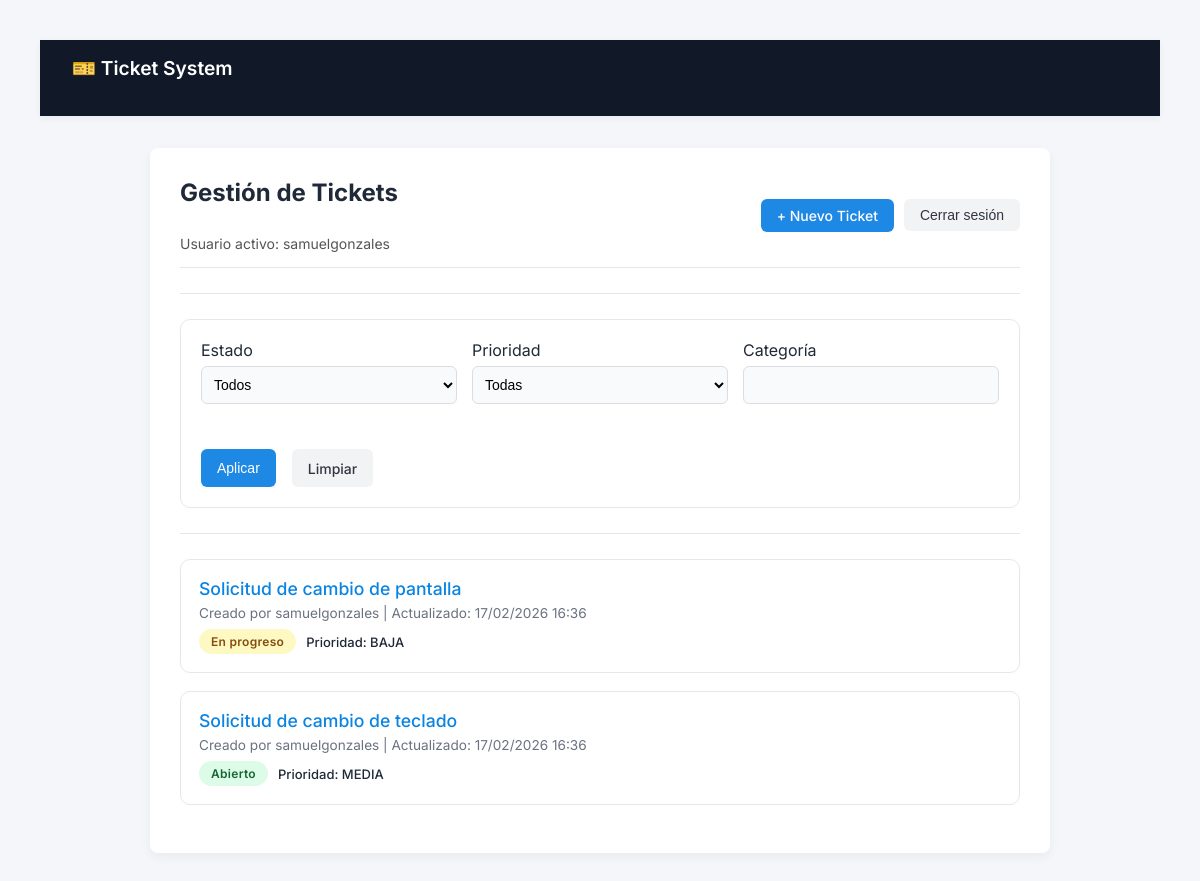
Screenshot of / (signed in) with the database file from the repository.
### tickets/models.py (models this page shows, shortened)
class Ticket(models.Model):
    class Estado(models.TextChoices):
        ABIERTO = 'ABIERTO', 'Abierto'
        EN_PROGRESO = 'EN_PROGRESO', 'En progreso'
        CERRADO = 'CERRADO', 'Cerrado'
    class Prioridad(models.TextChoices):
        BAJA = 'BAJA', 'Baja'
        MEDIA = 'MEDIA', 'Media'
        ALTA = 'ALTA', 'Alta'
    titulo = models.CharField(max_length=200)
    descripcion = models.TextField()
    categoria = models.CharField(max_length=100)
    prioridad = models.CharField(
        max_length=10,
        choices=Prioridad.choices,
        default=Prioridad.MEDIA
    )
    estado = models.CharField(
        max_length=20,
        choices=Estado.choices,
        default=Estado.ABIERTO
    )
    usuario = models.ForeignKey(
    User,
    on_delete=models.CASCADE,
    related_name='tickets',
    null=True,
    blank=True
    )
    created_at = models.DateTimeField(auto_now_add=True)
    updated_at = models.DateTimeField(auto_now=True)

### tickets/views.py (the view)
# urls.py: path('', views.ticket_list, name='ticket_list'),
@login_required
def ticket_list(request):
    if request.user.groups.filter(name='Administrador').exists():
        tickets = Ticket.objects.all()
    else:
        tickets = Ticket.objects.filter(usuario=request.user)
    estado = request.GET.get('estado')
    prioridad = request.GET.get('prioridad')
    categoria = request.GET.get('categoria')
    if estado:
        tickets = tickets.filter(estado=estado)
    if prioridad:
        tickets = tickets.filter(prioridad=prioridad)
    if categoria:
        tickets = tickets.filter(categoria__icontains=categoria)
    tickets = tickets.order_by('-updated_at')
    paginator = Paginator(tickets, 5)  # 5 tickets por página
    page_number = request.GET.get('page')
    page_obj = paginator.get_page(page_number)
    return render(request, 'tickets/ticket_list.html', {
        'tickets': page_obj,  # IMPORTANTE
        'page_obj': page_obj,
        'estado_actual': estado,
        'prioridad_actual': prioridad,
        'categoria_actual': categoria,
        'estados': Ticket.Estado.choices,
        'prioridades': Ticket.Prioridad.choices
    })

### tickets/templates/tickets/ticket_list.html (shortened to what this page needs)
{% extends "base.html" %}
{% block content %}
<div class="container">
    <div class="page-header">
        <div class="page-header-left">
            <h2>Gestión de Tickets</h2>
            <div class="user-info">
                Usuario activo: {{ request.user.username }}
            </div>
        </div>
        <div class="page-header-right">
            <a href="{% url 'ticket_create' %}" class="btn btn-primary">
                + Nuevo Ticket
            </a>
            <form action="{% url 'logout' %}" method="post">
                <button type="submit" class="btn btn-secondary">
                    Cerrar sesión
                </button>
            </form>
        </div>
    </div>
    <hr>
    <form method="get" class="filter-form">
        <div class="form-row">
            <label>Estado</label>
            <select name="estado">
                <option value="">Todos</option>
            </select>
        </div>
        <div class="form-row">
            <label>Prioridad</label>
            <select name="prioridad">
                <option value="">Todas</option>
            </select>
        </div>
        <div class="form-row">
            <label>Categoría</label>
            <input type="text" name="categoria"
                   value="{{ categoria_actual|default:'' }}">
        </div>
        <div class="filter-actions">
            <button type="submit" class="btn btn-primary">
                Aplicar
            </button>
            <a href="{% url 'ticket_list' %}" class="btn btn-secondary">
                Limpiar
            </a>
        </div>
    </form>
    <hr>
    {% for ticket in tickets %}
        <div class="ticket-card">
            <div class="ticket-title">
                <a href="{% url 'ticket_detail' ticket.pk %}">
                    {{ ticket.titulo }}
                </a>
            </div>
            <div class="ticket-meta">
                Creado por {{ ticket.usuario.username }} |
                Actualizado: {{ ticket.updated_at|date:"d/m/Y H:i" }}
            </div>
            <div class="ticket-status">
                {% if ticket.estado == "ABIERTO" %}
                    <span class="badge badge-abierto">Abierto</span>
                {% elif ticket.estado == "EN_PROGRESO" %}
                    <span class="badge badge-progreso">En progreso</span>
                {% else %}
                    <span class="badge badge-cerrado">Cerrado</span>
                {% endif %}
                <span class="priority">
                    Prioridad: {{ ticket.prioridad }}
                </span>
            </div>
        </div>
    {% empty %}
        <div class="empty-message">
            No hay tickets disponibles.
        </div>
    {% endfor %}
</div>
{% endblock %}

### static/css/styles.css (style rules this page uses)
* { margin: 0; padding: 0; box-sizing: border-box; }
body { font-family: -apple-system, BlinkMacSystemFont, "Segoe UI", Roboto, sans-serif; background-color: #f5f6fa; color: #2f3640; padding: 40px; }
.container { max-width: 900px; margin: auto; background: white; padding: 30px; border-radius: 8px; box-shadow: 0 4px 12px rgba(0,0,0,0.05); }
h1, h2, h3 { margin-bottom: 20px; }
a { text-decoration: none; color: #0984e3; font-weight: 500; }
button { background-color: #0984e3; color: white; border: none; padding: 8px 14px; border-radius: 6px; cursor: pointer; font-size: 14px; }
input, select, textarea { width: 100%; padding: 8px; margin: 6px 0 14px 0; border-radius: 6px; border: 1px solid #dcdde1; font-size: 14px; }
.ticket-meta { font-size: 13px; color: #718093; }
.badge { padding: 3px 8px; border-radius: 4px; font-size: 12px; font-weight: bold; color: white; }
.badge-abierto { background-color: #00b894; }
.badge-progreso { background-color: #fdcb6e; color: #2d3436; }
.filter-form { display: flex; gap: 15px; flex-wrap: wrap; margin-bottom: 20px; }
.form-row { display: flex; flex-direction: column; min-width: 180px; }
.ticket-card { padding: 15px; border: 1px solid #ecf0f1; border-radius: 6px; margin-bottom: 12px; transition: transform 0.1s ease; }
.ticket-title { font-size: 16px; font-weight: 600; margin-bottom: 6px; }
.ticket-meta { font-size: 13px; color: #636e72; margin-bottom: 8px; }
.ticket-status { display: flex; gap: 10px; align-items: center; }
.priority { font-size: 13px; font-weight: 500; }
.btn { display: inline-flex; align-items: center; justify-content: center; padding: 8px 16px; border-radius: 6px; font-size: 14px; font-weight: 500; border: none; cursor: pointer; transition: all 0.15s ease; text-decoration: none; }
.btn-primary { background-color: #1e88e5; color: white; }
.btn-secondary { background-color: #f1f3f5; color: #2f3640; }
.filter-form { display: flex; align-items: flex-end; gap: 15px; flex-wrap: wrap; }
.filter-form button { height: 38px; }
.page-header { display: flex; justify-content: space-between; align-items: flex-start; gap: 20px; margin-bottom: 20px; }
.page-header-left { display: flex; flex-direction: column; gap: 8px; }
.page-header-right { display: flex; gap: 10px; align-items: center; }
.user-info { font-size: 14px; color: #555; }
.filter-form { display: grid; grid-template-columns: repeat(auto-fit, minmax(200px, 1fr)); gap: 15px; align-items: end; margin-bottom: 20px; }
.filter-actions { display: flex; gap: 10px; }
.form-row { display: flex; flex-direction: column; }
input, select { height: 38px; }
hr { border: none; height: 1px; background-color: #e5e7eb; margin: 25px 0; }
body { font-family: 'Inter', sans-serif; background-color: #f4f6f9; color: #1f2937; }
.page-header { display: flex; justify-content: space-between; align-items: center; margin-bottom: 2rem; }
.ticket-title { font-weight: 600; font-size: 1.1rem; color: #111827; text-decoration: none; }
.ticket-meta { font-size: 0.85rem; color: #6b7280; margin-top: 0.3rem; }
.badge { padding: 0.3rem 0.7rem; border-radius: 20px; font-size: 0.75rem; font-weight: 600; }
.filter-actions { margin-top: 1rem; display: flex; gap: 1rem; }
.ticket-card { padding: 18px; border: 1px solid #e5e7eb; border-radius: 10px; margin-bottom: 18px; background-color: #ffffff; transition: all 0.2s ease; }
.badge { padding: 5px 12px; border-radius: 20px; font-size: 12px; font-weight: 600; letter-spacing: 0.3px; }
.badge-abierto { background-color: #dcfce7; color: #166534; }
.badge-progreso { background-color: #fef9c3; color: #854d0e; }
.page-header { padding-bottom: 15px; border-bottom: 1px solid #e5e7eb; margin-bottom: 25px; }
.filter-form { background: #ffffff; padding: 20px; border-radius: 10px; border: 1px solid #e5e7eb; margin-bottom: 25px; }
.filter-form select, .filter-form input { background-color: #f9fafb; }

### rows the page displays
Ticket: titulo "Solicitud de cambio de pantalla", usuario.username "samuelgonzales", updated_at "17/02/2026 16:36", estado "En progreso", prioridad "BAJA"
Ticket: titulo "Solicitud de cambio de teclado", usuario.username "samuelgonzales", updated_at "17/02/2026 16:36", estado "Abierto", prioridad "MEDIA"

### other values shown
{{ request.user.username }} "samuelgonzales"
